Frame 1 (no input): blank canvas, image omitted
Frame 60 (no input): blank canvas, image omitted
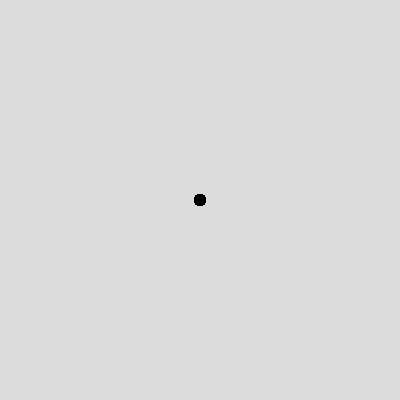
Frame 120 (the mouse pressed at the canvas centre since frame 60)

The p5.js sketch whose frames 1 and 60 were blank and that drew this single picture after the mouse press (run headless with seeded random() and noise() and a simulated clock; from frame 60 on, the mouse is pressed at the canvas centre):

// p5.js sketch
// ── sketch.js
function setup() {
  createCanvas(400, 400);
  background(220);

}

function draw() {
  if (mouseIsPressed) {
    fill(0);
  } else {
    noStroke();
    noFill();
  }
  ellipse(mouseX,mouseY,12,12);
}
